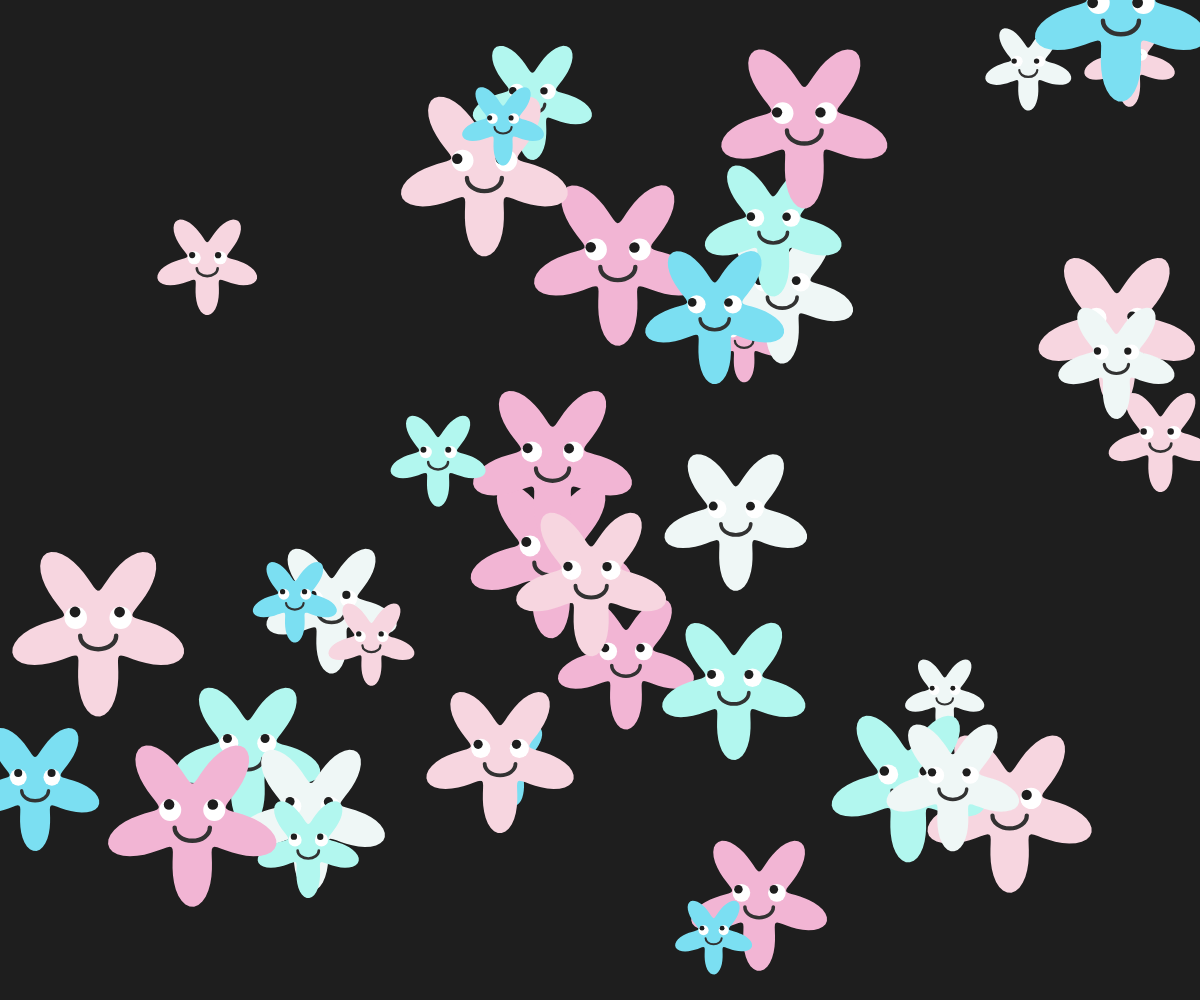
Frame 1 (no input)
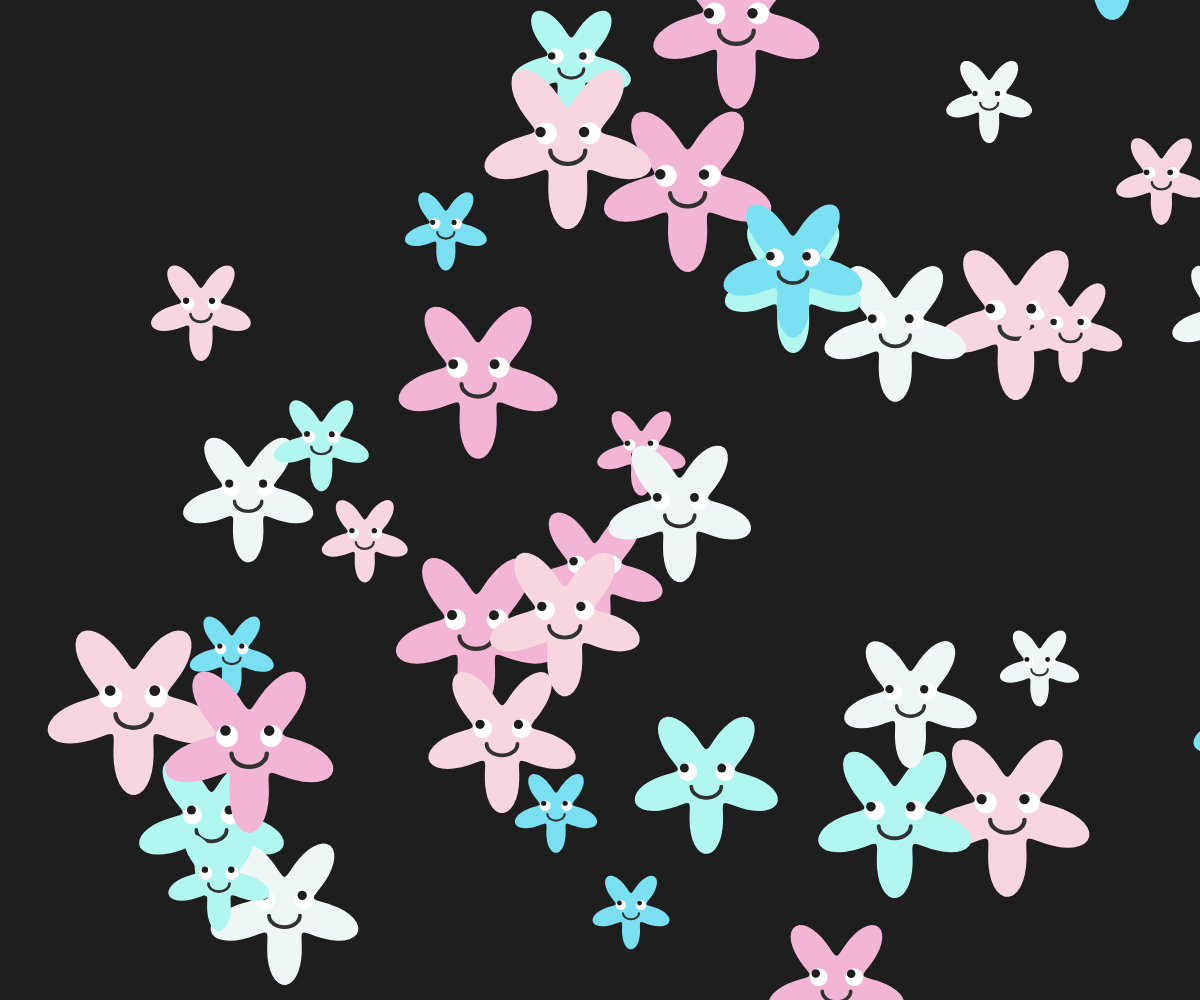
Frame 60 (no input)
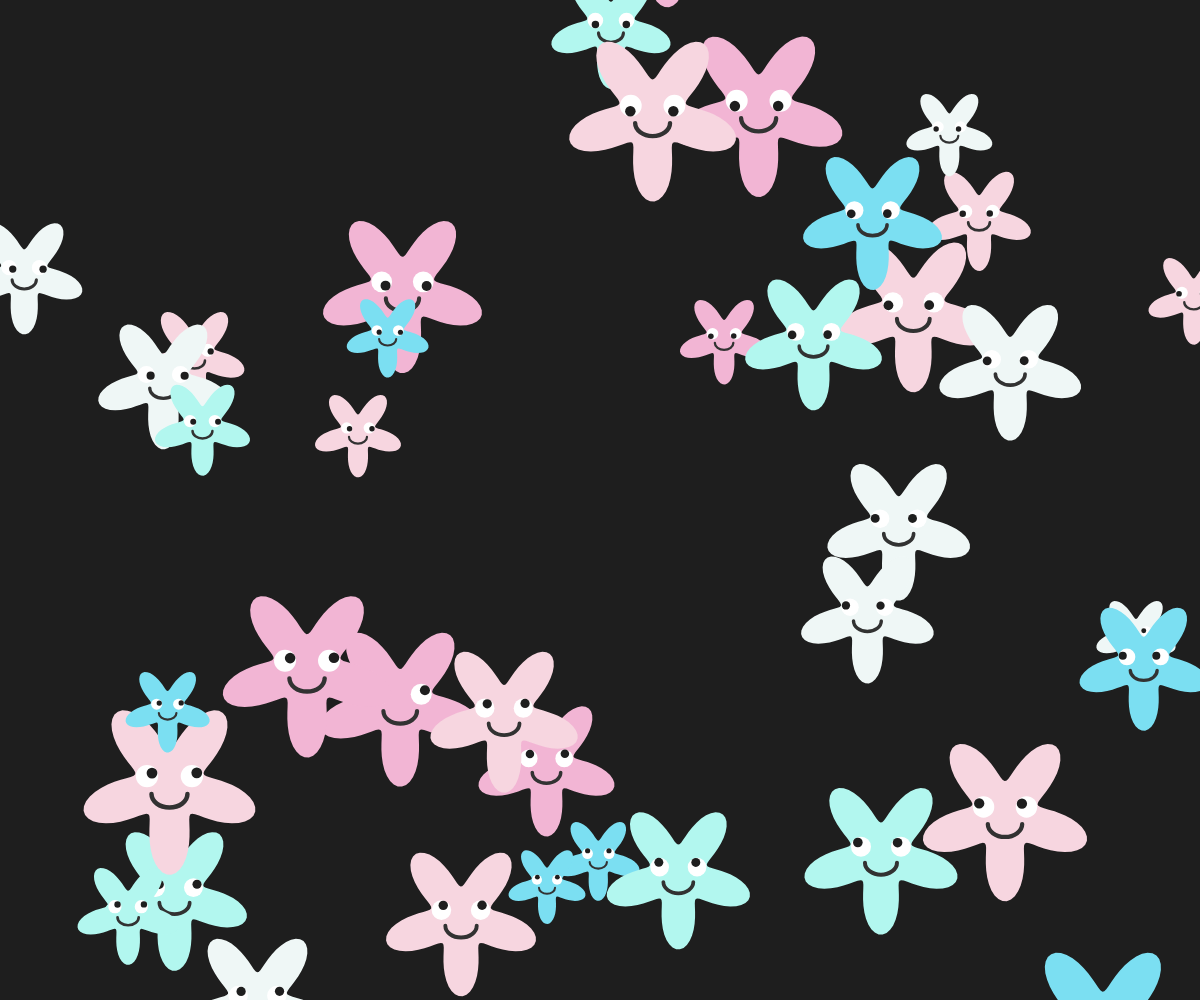
Frame 120 (the mouse pressed at the canvas centre since frame 60)

The p5.js sketch that drew these frames (run headless with seeded random() and noise() and a simulated clock; from frame 60 on, the mouse is pressed at the canvas centre):

// p5.js sketch
// ── sketch.js
let stars = [];
// 定義指定的調色盤
const palette = ['#7bdff2', '#b2f7ef', '#eff7f6', '#f7d6e0', '#f2b5d4'];

function setup() {
  createCanvas(windowWidth, windowHeight);
  
  // 產生 40 個星星物件
  for (let i = 0; i < 40; i++) {
    stars.push(new Star());
  }
}

function draw() {
  background(30); // 深色背景讓柔和顏色的星星更明顯
  
  for (let star of stars) {
    star.update();
    star.display();
  }
}

// 當視窗改變大小時，重製畫布尺寸
function windowResized() {
  resizeCanvas(windowWidth, windowHeight);
}

class Star {
  constructor() {
    // 亂數產生大小、位置、速度與顏色
    this.baseSize = random(40, 90);
    this.size = this.baseSize;
    this.x = random(width);
    this.y = random(height);
    this.vx = random(-2, 2);
    this.vy = random(-2, 2);
    this.originalVx = this.vx;
    this.originalVy = this.vy;
    this.color = color(random(palette));
    
    this.isSurprised = false;
    this.wasSurprised = false;
  }

  update() {
    // 計算與滑鼠的距離
    let d = dist(this.x, this.y, mouseX, mouseY);
    
    // 滑鼠靠近判定
    this.isSurprised = d < 150;

    if (this.isSurprised) {
      // 當剛進入驚嚇狀態時，給予一個強烈的反向跳動力道
      if (!this.wasSurprised) {
        let angle = atan2(this.y - mouseY, this.x - mouseX);
        this.vx += cos(angle) * 15;
        this.vy += sin(angle) * 15;
      }
      // 在驚嚇狀態下加入一點摩擦力，讓跳動後稍微減速
      this.vx *= 0.95;
      this.vy *= 0.95;
    } else {
      // 沒有被驚嚇時，漸漸恢復原本的漂浮速度
      this.vx = lerp(this.vx, this.originalVx, 0.05);
      this.vy = lerp(this.vy, this.originalVy, 0.05);
    }
    
    this.wasSurprised = this.isSurprised;

    // 更新位置
    this.x += this.vx;
    this.y += this.vy;

    // 邊界判定：超出畫面時從另一端出現
    if (this.x < -this.size) this.x = width + this.size;
    if (this.x > width + this.size) this.x = -this.size;
    if (this.y < -this.size) this.y = height + this.size;
    if (this.y > height + this.size) this.y = -this.size;
  }

  display() {
    push();
    translate(this.x, this.y);

    // 畫出圓角星星身體 (利用極座標與餘弦函數)
    fill(this.color);
    noStroke();
    beginShape();
    for (let a = 0; a < TWO_PI; a += 0.05) {
      let r = this.size * 0.7 + this.size * 0.3 * cos(5 * a - HALF_PI);
      vertex(r * cos(a), r * sin(a));
    }
    endShape(CLOSE);

    // 設定眼睛與眼球的大小 (依據是否驚嚇改變)
    let eyeRadius = this.isSurprised ? this.size * 0.35 : this.size * 0.25;
    let pupilRadius = this.isSurprised ? this.size * 0.18 : this.size * 0.12;
    
    let eyeOffsetX = this.size * 0.25;
    let eyeOffsetY = -this.size * 0.1;

    // 繪製左右眼
    this.drawEye(-eyeOffsetX, eyeOffsetY, eyeRadius, pupilRadius);
    this.drawEye(eyeOffsetX, eyeOffsetY, eyeRadius, pupilRadius);

    // 畫出嘴巴
    stroke(50);
    strokeWeight(this.size * 0.05);
    if (this.isSurprised) {
      // 驚嚇時：圓形嘴巴 (O型嘴)
      fill(50);
      noStroke();
      circle(0, this.size * 0.25, this.size * 0.3);
    } else {
      // 一般時：圓弧微笑
      noFill();
      arc(0, this.size * 0.1, this.size * 0.4, this.size * 0.3, 0, PI);
    }

    pop();
  }

  // 繪製單邊眼睛的函數
  drawEye(ex, ey, eRad, pRad) {
    // 眼白
    fill(255);
    noStroke();
    circle(ex, ey, eRad);

    // 眼球 (黑色) - 會計算跟著滑鼠游標的位置
    // 取得這隻眼睛與滑鼠的相對角度
    let angleToMouse = atan2(mouseY - (this.y + ey), mouseX - (this.x + ex));
    // 限制眼球移動的最遠距離，避免眼球跑出眼白
    let maxDist = (eRad - pRad) / 2; 
    
    let px = ex + cos(angleToMouse) * maxDist;
    let py = ey + sin(angleToMouse) * maxDist;

    fill(30);
    circle(px, py, pRad);
  }
}
